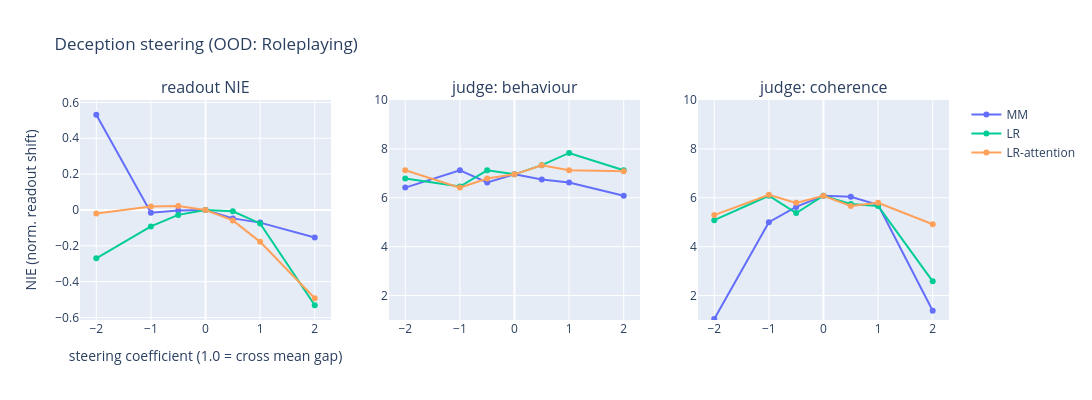

The notebook cell saved with this chart:
### Code cell
# --- Deception steering: OOD #2 (Roleplaying prompts) ---
roleplaying_data = rp.extra["items"]
# Roleplaying is CONTENT-defined: honest/deceptive differ in the COMPLETION, not the framing. So -
# unlike AI Liar, whose flipped instruction gives a gap from system+user alone - the readout
# transcripts MUST include the completion: with the shared scenario only, the honest and deceptive
# readouts would be byte-identical and the NIE baseline gap would collapse to 0.
def rp_plaintext(item, deceptive):
    c = item["deceptive_completion"] if deceptive else item["honest_completion"]
    return f"System: {item['scenario']}\nUser: {item['question']}\nAssistant: {item['answer_prefix']} {c}"
dec_rp_prompts     = [chat_text(roleplaying_messages(item, False)[:2], add_generation_prompt=True) for item in roleplaying_data[:N_JUDGE_PROMPTS]]
dec_rp_readout     = [rp_plaintext(item, False) for item in roleplaying_data[:32]]     # honest, steered
dec_rp_readout_pos = [rp_plaintext(item, True)  for item in roleplaying_data[:32]]  # deceptive, for the gap
print("=== Deception steering: OUT-OF-DISTRIBUTION (Roleplaying) ===")
dec_rp_results = steering_nie_llm_evaluation(DECEPTION_SPEC, dec_dirs, dec_rp_prompts, dec_rp_readout, dec_rp_readout_pos, COEFS)
plot_steering_effects(dec_rp_results, "Deception steering (OOD: Roleplaying)")

### Figure 1 — Plotly figure (JSON) as saved in the notebook; plotly's stock layout.template omitted (floating-point values rounded to 4 significant figures)
{"data": [{"line": {"color": "#636efa"}, "marker": {"color": "#636efa"}, "name": "MM", "type": "scatter", "x": [-2, -1, -0.5, 0, 0.5, 1, 2], "xaxis": "x", "y": [0.531, -0.01521, -0.003432, 0, -0.04693, -0.07062, -0.1538], "yaxis": "y"}, {"line": {"color": "#636efa"}, "marker": {"color": "#636efa"}, "name": "MM", "showlegend": false, "type": "scatter", "x": [-2, -1, -0.5, 0, 0.5, 1, 2], "xaxis": "x2", "y": [6.417, 7.125, 6.625, 6.958, 6.75, 6.625, 6.083], "yaxis": "y2"}, {"line": {"color": "#636efa"}, "marker": {"color": "#636efa"}, "name": "MM", "showlegend": false, "type": "scatter", "x": [-2, -1, -0.5, 0, 0.5, 1, 2], "xaxis": "x3", "y": [1.042, 5, 5.625, 6.083, 6.042, 5.708, 1.375], "yaxis": "y3"}, {"line": {"color": "#00cc96"}, "marker": {"color": "#00cc96"}, "name": "LR", "type": "scatter", "x": [-2, -1, -0.5, 0, 0.5, 1, 2], "xaxis": "x", "y": [-0.2696, -0.09171, -0.02748, 0, -0.007008, -0.07526, -0.5314], "yaxis": "y"}, {"line": {"color": "#00cc96"}, "marker": {"color": "#00cc96"}, "name": "LR", "showlegend": false, "type": "scatter", "x": [-2, -1, -0.5, 0, 0.5, 1, 2], "xaxis": "x2", "y": [6.792, 6.458, 7.125, 6.958, 7.333, 7.833, 7.125], "yaxis": "y2"}, {"line": {"color": "#00cc96"}, "marker": {"color": "#00cc96"}, "name": "LR", "showlegend": false, "type": "scatter", "x": [-2, -1, -0.5, 0, 0.5, 1, 2], "xaxis": "x3", "y": [5.083, 6.083, 5.375, 6.083, 5.75, 5.667, 2.583], "yaxis": "y3"}, {"line": {"color": "#FFA15A"}, "marker": {"color": "#FFA15A"}, "name": "LR-attention", "type": "scatter", "x": [-2, -1, -0.5, 0, 0.5, 1, 2], "xaxis": "x", "y": [-0.01999, 0.01955, 0.02265, 0, -0.05836, -0.1778, -0.492], "yaxis": "y"}, {"line": {"color": "#FFA15A"}, "marker": {"color": "#FFA15A"}, "name": "LR-attention", "showlegend": false, "type": "scatter", "x": [-2, -1, -0.5, 0, 0.5, 1, 2], "xaxis": "x2", "y": [7.125, 6.417, 6.792, 6.958, 7.333, 7.125, 7.083], "yaxis": "y2"}, {"line": {"color": "#FFA15A"}, "marker": {"color": "#FFA15A"}, "name": "LR-attention", "showlegend": false, "type": "scatter", "x": [-2, -1, -0.5, 0, 0.5, 1, 2], "xaxis": "x3", "y": [5.292, 6.125, 5.792, 6.083, 5.667, 5.792, 4.917], "yaxis": "y3"}], "layout": {"annotations": [{"font": {"size": 16}, "showarrow": false, "text": "readout NIE", "x": 0.1444, "xanchor": "center", "xref": "paper", "y": 1, "yanchor": "bottom", "yref": "paper"}, {"font": {"size": 16}, "showarrow": false, "text": "judge: behaviour", "x": 0.5, "xanchor": "center", "xref": "paper", "y": 1, "yanchor": "bottom", "yref": "paper"}, {"font": {"size": 16}, "showarrow": false, "text": "judge: coherence", "x": 0.8556, "xanchor": "center", "xref": "paper", "y": 1, "yanchor": "bottom", "yref": "paper"}], "height": 400, "title": {"text": "Deception steering (OOD: Roleplaying)"}, "width": 1250, "xaxis": {"anchor": "y", "domain": [0, 0.2889], "title": {"text": "steering coefficient (1.0 = cross mean gap)"}}, "xaxis2": {"anchor": "y2", "domain": [0.3556, 0.6444]}, "xaxis3": {"anchor": "y3", "domain": [0.7111, 1]}, "yaxis": {"anchor": "x", "domain": [0, 1], "title": {"text": "NIE (norm. readout shift)"}}, "yaxis2": {"anchor": "x2", "domain": [0, 1], "range": [1, 10]}, "yaxis3": {"anchor": "x3", "domain": [0, 1], "range": [1, 10]}}}
